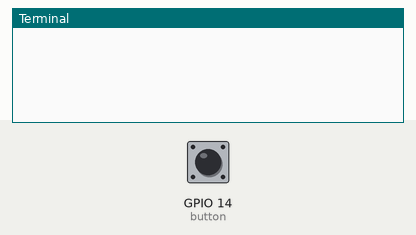
This program was run on a simulated Raspberry Pi (BCM pin numbers). Parts: the last lines printed to the terminal. Inputs (shaded band) come from the test bench; at power-on: GPIO 14 (button) HIGH.

Above: at 1.2 s.
1.3 s: GPIO 14 (button) pulled LOW for 0.15 s
At 1.43 s:
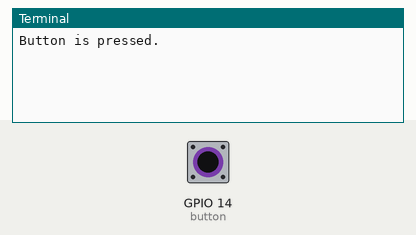
At 2.3 s:
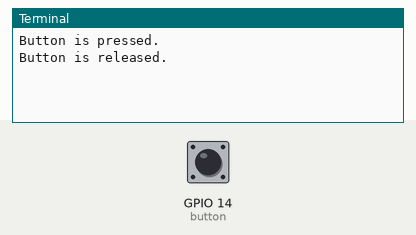

The program:

gpio_test_button.py
```python
from gpiozero import Button
from signal import pause

class TestButton:
    def __init__(self):
        self.button = Button(14)

    def print_pressed_message(self):
        print("Button is pressed.")

    def print_released_message(self):
        print("Button is released.")

    def test(self):
        self.button.when_pressed = self.print_pressed_message
        self.button.when_released = self.print_released_message
        pause()

if __name__ == "__main__" :
    btn = TestButton()
    btn.test()
```

Measured:
- after the input at 1.3 s, the terminal: prints a new line at once (image 1)
